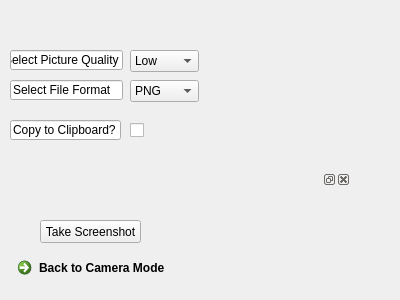
<?xml version="1.0" encoding="UTF-8"?>
<ui version="4.0">
 <class>ScreenshotWindow</class>
 <widget class="QWidget" name="ScreenshotWindow">
  <property name="geometry">
   <rect>
    <x>0</x>
    <y>0</y>
    <width>400</width>
    <height>300</height>
   </rect>
  </property>
  <property name="windowTitle">
   <string>Form</string>
  </property>
  <widget class="QCheckBox" name="checkBox">
   <property name="geometry">
    <rect>
     <x>130</x>
     <y>120</y>
     <width>16</width>
     <height>20</height>
    </rect>
   </property>
   <property name="text">
    <string/>
   </property>
  </widget>
  <widget class="QLineEdit" name="lineEdit">
   <property name="geometry">
    <rect>
     <x>10</x>
     <y>120</y>
     <width>111</width>
     <height>20</height>
    </rect>
   </property>
   <property name="text">
    <string>Copy to Clipboard?</string>
   </property>
  </widget>
  <widget class="QPushButton" name="pushButton">
   <property name="geometry">
    <rect>
     <x>40</x>
     <y>220</y>
     <width>101</width>
     <height>23</height>
    </rect>
   </property>
   <property name="text">
    <string>Take Screenshot</string>
   </property>
  </widget>
  <widget class="QCommandLinkButton" name="commandLinkButton">
   <property name="geometry">
    <rect>
     <x>10</x>
     <y>250</y>
     <width>172</width>
     <height>41</height>
    </rect>
   </property>
   <property name="text">
    <string>Back to Camera Mode</string>
   </property>
  </widget>
  <widget class="QDockWidget" name="dockWidget">
   <property name="geometry">
    <rect>
     <x>200</x>
     <y>170</y>
     <width>151</width>
     <height>111</height>
    </rect>
   </property>
   <widget class="QWidget" name="dockWidgetContents"/>
  </widget>
  <widget class="QComboBox" name="comboBox">
   <property name="geometry">
    <rect>
     <x>130</x>
     <y>50</y>
     <width>69</width>
     <height>22</height>
    </rect>
   </property>
   <item>
    <property name="text">
     <string>Low</string>
    </property>
   </item>
   <item>
    <property name="text">
     <string>Medium</string>
    </property>
   </item>
   <item>
    <property name="text">
     <string>High</string>
    </property>
   </item>
  </widget>
  <widget class="QComboBox" name="comboBox_2">
   <property name="geometry">
    <rect>
     <x>130</x>
     <y>80</y>
     <width>69</width>
     <height>22</height>
    </rect>
   </property>
   <item>
    <property name="text">
     <string>PNG</string>
    </property>
   </item>
   <item>
    <property name="text">
     <string>JPEG</string>
    </property>
   </item>
  </widget>
  <widget class="QLineEdit" name="lineEdit_2">
   <property name="geometry">
    <rect>
     <x>10</x>
     <y>50</y>
     <width>113</width>
     <height>20</height>
    </rect>
   </property>
   <property name="text">
    <string>Select Picture Quality</string>
   </property>
  </widget>
  <widget class="QLineEdit" name="lineEdit_3">
   <property name="geometry">
    <rect>
     <x>10</x>
     <y>80</y>
     <width>113</width>
     <height>20</height>
    </rect>
   </property>
   <property name="text">
    <string>Select File Format</string>
   </property>
  </widget>
  <zorder>lineEdit</zorder>
  <zorder>checkBox</zorder>
  <zorder>pushButton</zorder>
  <zorder>commandLinkButton</zorder>
  <zorder>dockWidget</zorder>
  <zorder>comboBox</zorder>
  <zorder>comboBox_2</zorder>
  <zorder>lineEdit_2</zorder>
  <zorder>lineEdit_3</zorder>
 </widget>
 <resources/>
 <connections/>
</ui>
